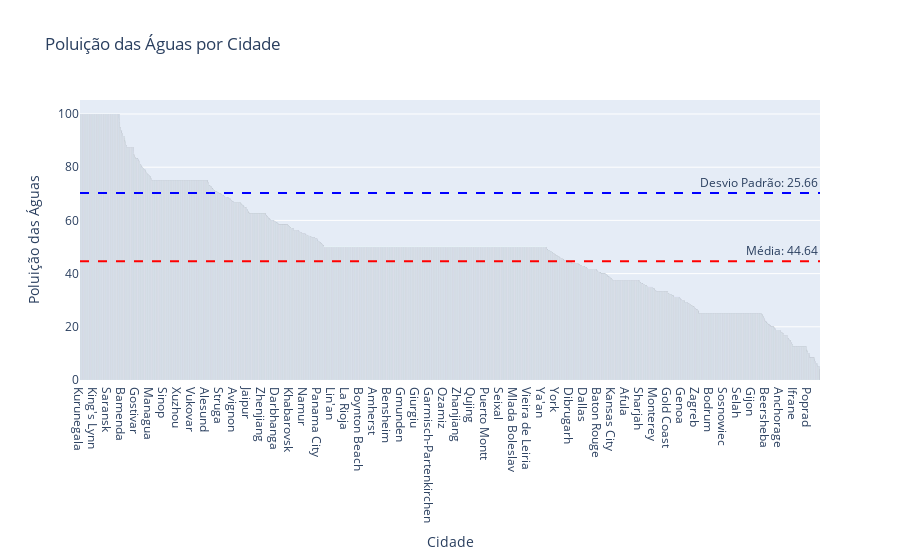

Here is the notebook cell this chart was saved with:
### Code cell
def PoluationWater(df):
    # Calcula a média e o desvio padrão da poluição das águas
    media_poluicao_aguas = df['WaterPollution'].mean()
    desvio_padrão_poluicao_aguas = df['WaterPollution'].std()

    # As 10 cidades menos poluentes e ordena de forma ascendente
    cidades_menos_poluentes = df[df['WaterPollution'] > 0].groupby('City')['WaterPollution'].mean().sort_values().head(3963)

    
    grafico = px.bar(x=cidades_menos_poluentes.index[::-1], y=cidades_menos_poluentes.values[::-1], title="Poluição das Águas por Cidade")
    grafico.add_hline(y=media_poluicao_aguas, line_dash="dash", line_color="red", annotation_text=f"Média: {media_poluicao_aguas:.2f}")
    grafico.add_hline(y=media_poluicao_aguas + desvio_padrão_poluicao_aguas, line_dash="dash", line_color="blue", annotation_text=f"Desvio Padrão: {desvio_padrão_poluicao_aguas:.2f}")

    grafico.update_xaxes(title="Cidade")
    grafico.update_yaxes(title="Poluição das Águas")
    grafico.update_traces(marker_color="black")

    # Exibe o gráfico
    grafico.show()


PoluationWater(df)

### Figure 1 — Plotly figure (JSON) as saved in the notebook; plotly's stock layout.template omitted (floating-point values rounded to 4 significant figures; data arrays with more than 128 entries replaced by an {"elided": "..."} marker saying what was removed)
{"data": [{"alignmentgroup": "True", "hovertemplate": "x=%{x}<br>y=%{y}<extra></extra>", "legendgroup": "", "marker": {"color": "black", "pattern": {"shape": ""}}, "name": "", "offsetgroup": "", "orientation": "v", "showlegend": false, "textposition": "auto", "type": "bar", "x": {"elided": "3382 str values"}, "xaxis": "x", "y": {"elided": "3382 float values"}, "yaxis": "y"}], "layout": {"annotations": [{"showarrow": false, "text": "Média: 44.64", "x": 1, "xanchor": "right", "xref": "x domain", "y": 44.64, "yanchor": "bottom", "yref": "y"}, {"showarrow": false, "text": "Desvio Padrão: 25.66", "x": 1, "xanchor": "right", "xref": "x domain", "y": 70.3, "yanchor": "bottom", "yref": "y"}], "autosize": true, "barmode": "relative", "legend": {"tracegroupgap": 0}, "shapes": [{"line": {"color": "red", "dash": "dash"}, "type": "line", "x0": 0, "x1": 1, "xref": "x domain", "y0": 44.64, "y1": 44.64, "yref": "y"}, {"line": {"color": "blue", "dash": "dash"}, "type": "line", "x0": 0, "x1": 1, "xref": "x domain", "y0": 70.3, "y1": 70.3, "yref": "y"}], "title": {"text": "Poluição das Águas por Cidade"}, "xaxis": {"anchor": "y", "autorange": true, "domain": [0, 1], "range": [-0.5, 3382.0], "title": {"text": "Cidade"}, "type": "category"}, "yaxis": {"anchor": "x", "autorange": true, "domain": [0, 1], "range": [0, 105.3], "title": {"text": "Poluição das Águas"}, "type": "linear"}}}
